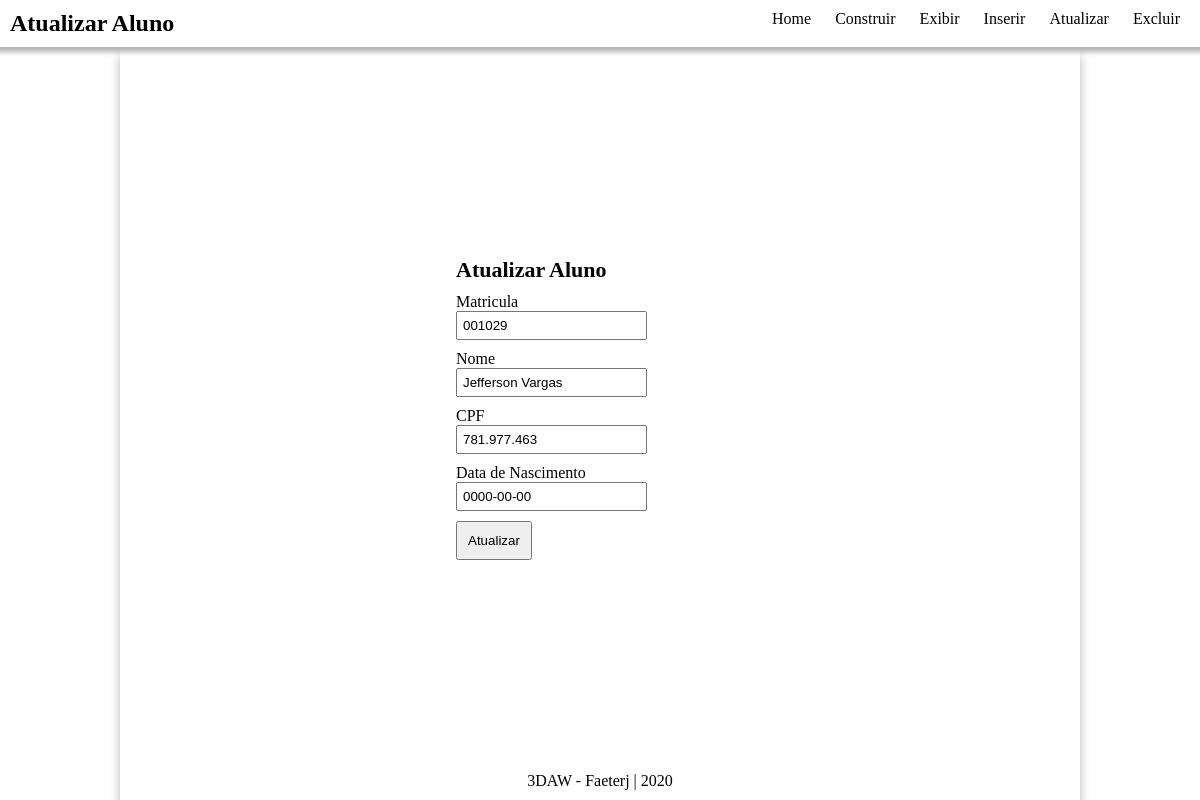
/crud/atualizar_aluno.php?editar=001029, run on the app's committed database.
### tables this page shows
CREATE TABLE IF NOT EXISTS Alunos (

    Matricula VARCHAR(7) PRIMARY KEY NOT NULL,
    Nome VARCHAR(50) NOT NULL,
    CPF VARCHAR(11) NOT NULL,
    DataNascimento DATE NOT NULL
);

### crud/actions/alunos.php (called while the page is built, shortened)
<?php
class Alunos{
    private $conn;
    public function __construct()
    {
        try{
            $this->conn = new mysqli("localhost", "3daw", "mysql123", "3dawTest");
        }
        catch(Exception $e){
            $this->status = false;
        }
    }
	private function selecionarMatricula( $matricula ){
		$sql = "SELECT Matricula, Nome, CPF, DataNascimento FROM Alunos WHERE Matricula={$matricula}";
        $query = $this->conn->query($sql);
        $response = $query->fetch_array(MYSQLI_ASSOC);
        return $response;
	}
    public function consultarMatricula( $matricula ){
          return $this->selecionarMatricula($matricula );
    }
}
?>

### crud/actions/atualizar.php (called while the page is built, shortened)
<?php
require_once "alunos.php";
if ($_SERVER["REQUEST_METHOD"] == "GET") {
    if(isset($_GET["editar"]))
    {
        $data = $_GET["editar"];
        $complete = new Alunos();
        $resultado = $complete->consultarMatricula( $data );
        $vmatricula = $resultado['Matricula'];
        $vnome = $resultado['Nome'];
        $vcpf = $resultado['CPF'];
        $vdatanasc = $resultado['DataNascimento'];
    }
}
?>

### crud/atualizar_aluno.php (the view, shortened to what this page needs)
<?php
require_once "actions/atualizar.php";
?>
<!DOCTYPE html>
<html lang="en">
    <head>
        <link href="css/atualizar_style.css" rel="stylesheet">
    </head>
    <body>
		<article>
			<header>
			<h1>Atualizar Aluno</h1>
				<nav>
					<ul>
						<li><a href="index.php">Home</a></li>
						<li><a href="construir_banco.php">Construir</a></li>
						<li><a href="exibir_alunos.php">Exibir</a></li>
						<li><a href="insere_aluno.php">Inserir</a></li>
						<li><a href="atualizar_aluno.php">Atualizar</a></li>
						<li><a href="excluir_aluno.php">Excluir</a></li>
					</ul>
				</nav>
		</header>
			<section id="content">
				<section>
					<form method="POST" >
					<h1>Atualizar Aluno</h1>
						<div>
							<label>Matricula</label>
							<input type="text" name="matricula" value="<?php echo $vmatricula; ?>">
						</div>
						<div>
							<label>Nome</label>
							<input type="text" name="nome" value="<?php echo $vnome; ?>">
						</div>
						<div>
							<label>CPF</label>
							<input type="text" name="cpf" value="<?php echo $vcpf; ?>">
						</div>
						<div>
							<label>Data de Nascimento</label>
							<input type="text" name="datanasc" value="<?php echo $vdatanasc; ?>">
						</div>
						<button type="submit" id="atualizar" >Atualizar</button>
					</form>
				</section>
			</section>
			<footer> <p>3DAW - Faeterj | 2020 </p> </footer>
		</article>
    </body>
</html>

### crud/css/atualizar_style.css (style rules this page uses)
* { margin: 0; padding: 0; }
html,body { width: 100%; height: 100%; }
label { margin-top: 10px; display: block; }
input[type=text] { padding: 5px; }
button { padding: 10px; }
a { text-decoration: none; color: black; }
article { display: flex; flex-direction: column; align-content: center; align-items: center; height: 100%; justify-content: center; margin: 0 auto; }
#content > section { display: flex; flex-direction: column; align-content: center; justify-content: center; width: 30%; margin: 0 auto; }
#content { display: flex; height: 100%; flex-direction: column; align-content: center; justify-content: center; width: 80%; box-shadow: 0 10px 10px rgba(0, 0, 0, 0.3); }
#content h1 { font-size: 22px; }
header, footer { width: 100%; display: flex; flex-direction: row; }
header { box-shadow: 0 5px 5px rgba(0, 0, 0, 0.3); }
footer { text-align: center; position: absolute; bottom: 0; width: 100%; padding: 10px 0; }
footer p { margin: 0 auto; }
header { padding: 10px; justify-content: space-between; }
header h1, header nav { margin: 0 10px; }
nav ul { list-style: none; }
nav ul li { display: inline-block; }
nav ul li a { padding: 10px; }
button { margin-top: 10px; }

### data on the page
alunos: matricula "001029", nome "Jefferson Vargas", cpf "781.977.463", datanasc "0000-00-00"
